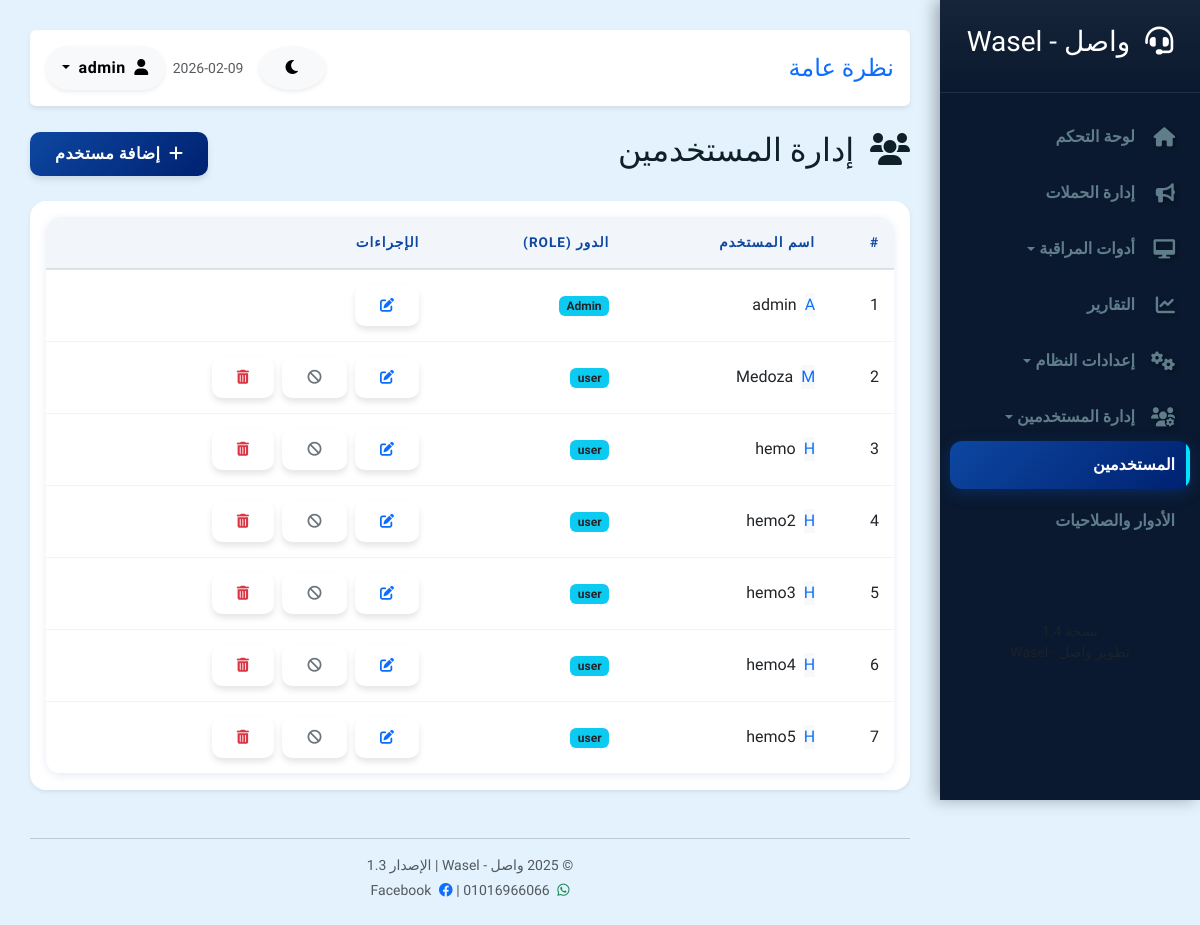
Screenshot of /users (signed in) with the database file from the repository.
### models.py (models this page shows, shortened)
class User(UserMixin, db.Model):
    id = db.Column(db.Integer, primary_key=True)
    username = db.Column(db.String(50), unique=True, nullable=False)
    password_hash = db.Column(db.String(128), nullable=False)
    role = db.Column(db.String(20), default='user')
    role_id = db.Column(db.Integer, db.ForeignKey('role.id'), nullable=True)
    is_banned = db.Column(db.Boolean, default=False) # حالة الحظر
    client_id = db.Column(db.Integer, db.ForeignKey('client.id'), nullable=True) # العميل التابع له (للنظام متعدد المستخدمين)
    @property
    def permissions(self):
        if self.role_id and self.user_role:
            return self.user_role.get_permissions()
    def can(self, resource, action='view'):
        perms = self.permissions
        user_access = perms.get(resource, 'none')
        if user_access == 'edit':
            return True
        if user_access == 'view' and action == 'view':
            return True
        return False

class Role(db.Model):
    id = db.Column(db.Integer, primary_key=True)
    name = db.Column(db.String(50), unique=True, nullable=False)
    permissions = db.Column(db.Text, default='{}') # JSON string
    users = db.relationship('User', backref='user_role', lazy=True)
    def get_permissions(self):
        try:
            return json.loads(self.permissions) if self.permissions else {}
        except:
            return {}

### app.py (the view)
@app.route('/users')
@login_required
@requires_permission('users', 'view')
def users():
    users = User.query.all()
    roles = Role.query.all()
    return render_template('users.html', users=users, roles=roles)

### app.py (called while the page is built)
@login_manager.user_loader
def load_user(user_id):
    return User.query.get(int(user_id))

def requires_permission(resource, action='view'):
    def decorator(f):
        @wraps(f)
        def decorated_function(*args, **kwargs):
            if not current_user.is_authenticated:
                return redirect(url_for('login'))
            if not current_user.can(resource, action):
                flash('ليس لديك صلاحية للقيام بهذا الإجراء', 'danger')
                return redirect(request.referrer or url_for('index'))
            return f(*args, **kwargs)
        return decorated_function
    return decorator

@app.context_processor
def inject_now():
    return {'now_date': datetime.now().strftime('%Y-%m-%d')}

### templates/users.html (shortened to what this page needs)
{% extends "base.html" %}
{% block content %}
<div class="d-flex justify-content-between align-items-center mb-4">
    <h2><i class="fas fa-users me-2"></i> إدارة المستخدمين</h2>
    {% if current_user.can('users', 'edit') %}
    <button type="button" class="btn btn-primary" data-bs-toggle="modal" data-bs-target="#addUserModal">
        <i class="fas fa-plus me-1"></i> إضافة مستخدم
    </button>
    {% endif %}
</div>
<div class="card shadow-sm">
    <div class="card-body">
        <div class="table-responsive">
            <table class="table table-hover align-middle">
                <thead class="table-light">
                    <tr>
                        <th>#</th>
                        <th>اسم المستخدم</th>
                        <th>الدور (Role)</th>
                        <th>الإجراءات</th>
                    </tr>
                </thead>
                <tbody>
                    {% for user in users %}
                    <tr>
                        <td>{{ user.id }}</td>
                        <td>
                            <div class="d-flex align-items-center">
                                <div class="avatar-circle bg-light text-primary me-2">
                                    {{ user.username[0] | upper }}
                                </div>
                                {{ user.username }}
                            </div>
                        </td>
                        <td>
                            {% if user.user_role %}
                                <span class="badge bg-info text-dark">{{ user.user_role.name }}</span>
                            {% elif user.role == 'admin' %}
                                <span class="badge bg-danger">مسؤول (Admin)</span>
                            {% else %}
                                <span class="badge bg-secondary">مستخدم (User)</span>
                            {% endif %}
                        </td>
                        <td>
                            {% if current_user.can('users', 'edit') %}
                            <button class="btn btn-sm btn-outline-primary me-1" data-bs-toggle="modal" data-bs-target="#editUserModal{{ user.id }}">
                                <i class="fas fa-edit"></i>
                            </button>
                            {% if user.id != current_user.id %}
                                {% if user.is_banned %}
                                    <a href="{{ url_for('toggle_user_ban', user_id=user.id) }}" class="btn btn-sm btn-outline-warning me-1" title="إلغاء الحظر">
                                        <i class="fas fa-user-check"></i>
                                    </a>
                                {% else %}
                                    <a href="{{ url_for('toggle_user_ban', user_id=user.id) }}" class="btn btn-sm btn-outline-secondary me-1" title="حظر المستخدم" onclick="return confirm('هل أنت متأكد من حظر هذا المستخدم؟ سيتم منعه من تسجيل الدخول.');">
                                        <i class="fas fa-ban"></i>
                                    </a>
                                {% endif %}
                                <a href="{{ url_for('delete_user', user_id=user.id) }}" class="btn btn-sm btn-outline-danger" onclick="return confirm('هل أنت متأكد من حذف هذا المستخدم؟');">
                                    <i class="fas fa-trash-alt"></i>
                                </a>
                            {% endif %}
                            {% endif %}
                        </td>
                    </tr>
                    {% else %}
                    <tr>
                        <td colspan="4" class="text-center py-4 text-muted">
                            لا يوجد مستخدمين إضافيين
                        </td>
                    </tr>
                    {% endfor %}
                </tbody>
            </table>
        </div>
    </div>
</div>
{% endblock %}

### templates/base.html (shortened to what this page needs)
<!DOCTYPE html>
<html lang="ar" dir="rtl">
<head>
    <link rel="stylesheet" href="https://cdn.jsdelivr.net/npm/bootstrap@5.3.0/dist/css/bootstrap.rtl.min.css">
    <link rel="stylesheet" href="https://cdnjs.cloudflare.com/ajax/libs/font-awesome/6.0.0/css/all.min.css">
    <link rel="stylesheet" href="{{ url_for('static', filename='css/style.css') }}">
</head>
<body>
    <div class="wrapper">
        <nav class="sidebar">
            <div class="sidebar-header">
                <h3 style="display:none;"><i class="fas fa-headset me-2"></i> واصل - Wasel</h3>
            </div>
            <ul class="list-unstyled components">
                <li class="{{ 'active' if request.endpoint == 'index' else '' }}">
                    <a href="{{ url_for('index') }}">
                        <i class="fas fa-home"></i> لوحة التحكم
                    </a>
                </li>
                {% if current_user.can('campaigns', 'view') %}
                <li class="{{ 'active' if 'campaign' in request.endpoint else '' }}">
                    <a href="{{ url_for('campaigns') }}">
                        <i class="fas fa-bullhorn"></i> إدارة الحملات
                    </a>
                </li>
                {% endif %}
                {% if current_user.can('monitor', 'view') %}
                <li>
                    <a href="#monitorSubmenu" data-bs-toggle="collapse" aria-expanded="false" class="dropdown-toggle">
                        <i class="fas fa-desktop"></i> أدوات المراقبة
                    </a>
                </li>
                {% endif %}
                {% if current_user.can('contacts', 'view') %}
                <li class="{{ 'active' if request.endpoint == 'reports' else '' }}">
                    <a href="{{ url_for('reports') }}">
                        <i class="fas fa-chart-line"></i> التقارير
                    </a>
                </li>
                {% endif %}
                {% if current_user.can('settings', 'view') or current_user.can('settings', 'edit') %}
                <li>
                    <a href="#systemSettingsSubmenu" data-bs-toggle="collapse" aria-expanded="false" class="dropdown-toggle">
                        <i class="fas fa-cogs"></i> إعدادات النظام
                    </a>
                </li>
                {% endif %}
                {% if current_user.can('users', 'view') or current_user.can('roles', 'view') %}
                <li>
                    <a href="#userManagementSubmenu" data-bs-toggle="collapse" aria-expanded="false" class="dropdown-toggle">
                        <i class="fas fa-users-cog"></i> إدارة المستخدمين
                    </a>
                    <ul class="collapse list-unstyled {{ 'show' if request.endpoint in ['users', 'roles'] else '' }}" id="userManagementSubmenu">
                        {% if current_user.can('users', 'view') %}
                        <li class="{{ 'active' if request.endpoint == 'users' else '' }}">
                            <a href="{{ url_for('users') }}">المستخدمين</a>
                        </li>
                        {% endif %}
                        {% if current_user.can('roles', 'view') %}
                        <li class="{{ 'active' if request.endpoint == 'roles' else '' }}">
                            <a href="{{ url_for('roles') }}">الأدوار والصلاحيات</a>
                        </li>
                        {% endif %}
                    </ul>
                </li>
                {% endif %}
            </ul>
            <div class="text-center mt-5 text-muted small px-3">
                <p>نسخة 1.4<br>تطوير واصل - Wasel</p>
            </div>
        </nav>
        <div class="content">
            <header class="d-flex justify-content-between align-items-center mb-4 pb-3 border-bottom bg-white p-3 rounded shadow-sm">
                <div class="d-flex align-items-center">
                    <h2 class="h4 text-primary m-0">
                        {% block header_title %}نظرة عامة{% endblock %}
                    </h2>
                </div>
                <div class="d-flex align-items-center">
                    <button class="btn btn-light rounded-circle me-2 shadow-sm" id="darkModeToggle" title="الوضع الليلي">
                        <i class="fas fa-moon"></i>
                    </button>
                    <span class="text-muted small me-2 ms-2 d-none d-md-inline">{{ now_date }}</span>
                    <div class="dropdown">
                        <button class="btn btn-light rounded-pill shadow-sm dropdown-toggle px-3" type="button" id="userDropdown" data-bs-toggle="dropdown" aria-expanded="false">
                            <i class="fas fa-user me-1"></i>
                        </button>
                    </div>
                </div>
            </header>
            <div class="toast-container position-fixed top-0 start-0 p-3" style="z-index: 1050;">
            </div>
            <div class="fade-in">
                {% block content %}{% endblock %}
            </div>
            <footer class="mt-5 text-center text-muted small">
                <hr>
                <p class="mb-1">&copy; 2025 واصل - Wasel | الإصدار 1.3</p>
                <p class="mb-0">
                    <i class="fab fa-whatsapp text-success me-1"></i> 01016966066 |
                    <a href="https://www.facebook.com/profile.php?id=61575252946157" target="_blank" class="text-decoration-none text-muted">
                        <i class="fab fa-facebook text-primary me-1"></i> Facebook
                    </a>
                </p>
            </footer>
        </div>
    </div>
</body>
</html>

### static/css/style.css (style rules this page uses)
:root { --primary-color: #0d47a1; --primary-light: #5472d3; --primary-dark: #002171; --accent-color: #00e5ff; --secondary-color: #546e7a; --success-color: #00c853; --info-color: #00b0ff; --warning-color: #ffab00; --danger-color: #d50000; --bg-body: #e3f2fd; --bg-card: #ffffff; --bg-sidebar: #0a192f; --text-main: #102027; --text-muted: #607d8b; --text-light: #ffffff; --shadow-sm: 0 2px 8px rgba(13, 71, 161, 0.1); --shadow-md: 0 5px 15px rgba(13, 71, 161, 0.15); --shadow-lg: 0 10px 25px rgba(13, 71, 161, 0.2); --shadow-3d: 5px 5px 10px #b8b9be, -5px -5px 10px #ffffff; --sidebar-width: 260px; --border-radius: 16px; --transition-speed: 0.3s; }
body { font-family: 'Cairo', sans-serif; background-color: var(--bg-body); color: var(--text-main); overflow-x: hidden; transition: background-color var(--transition-speed), color var(--transition-speed); }
.sidebar { height: 100vh; width: var(--sidebar-width); position: fixed; top: 0; right: 0; background: var(--bg-sidebar); color: var(--text-light); transition: all var(--transition-speed); z-index: 1000; box-shadow: -5px 0 15px rgba(0,0,0,0.3); overflow-y: auto; }
.sidebar-header { padding: 25px 15px; text-align: center; border-bottom: 1px solid rgba(255,255,255,0.05); background: linear-gradient(180deg, rgba(255,255,255,0.05) 0%, transparent 100%); }
.sidebar ul.components { padding: 20px 10px; }
.sidebar ul li { margin-bottom: 8px; }
.sidebar ul li a { padding: 12px 15px; display: flex; align-items: center; color: var(--text-muted); text-decoration: none; border-radius: 12px; transition: all var(--transition-speed); font-weight: 600; position: relative; overflow: hidden; }
.sidebar ul li a i { width: 30px; font-size: 1.2rem; margin-left: 10px; transition: transform var(--transition-speed); text-shadow: 2px 2px 4px rgba(0,0,0,0.3); }
.sidebar ul li.active > a { color: var(--text-light); background: linear-gradient(135deg, var(--primary-color) 0%, var(--primary-dark) 100%); box-shadow: 0 4px 15px rgba(13, 71, 161, 0.4); }
.sidebar ul li.active > a::before { content: ''; position: absolute; right: 0; top: 0; height: 100%; width: 4px; background: var(--accent-color); border-top-left-radius: 4px; border-bottom-left-radius: 4px; }
.content { margin-right: var(--sidebar-width); padding: 30px; transition: all var(--transition-speed); min-height: 100vh; }
header { background: var(--bg-card) !important; border-bottom: none !important; box-shadow: var(--shadow-sm) !important; border-radius: var(--border-radius); margin-bottom: 30px; }
.card { background: var(--bg-card); border: none; border-radius: var(--border-radius); box-shadow: var(--shadow-md); transition: all var(--transition-speed); margin-bottom: 25px; position: relative; overflow: hidden; }
.btn { border-radius: 10px; padding: 10px 25px; font-weight: 600; letter-spacing: 0.5px; transition: all 0.2s; border: none; box-shadow: 0 4px 6px rgba(0,0,0,0.1); position: relative; overflow: hidden; }
.btn-primary { background: linear-gradient(135deg, var(--primary-color) 0%, var(--primary-dark) 100%); }
.table-responsive { border-radius: var(--border-radius); box-shadow: var(--shadow-sm); background: var(--bg-card); padding: 0; overflow: hidden; }
.table { margin-bottom: 0; color: var(--text-main); }
.table thead th { background-color: rgba(13, 71, 161, 0.05); border-bottom: 2px solid rgba(0,0,0,0.1); color: var(--primary-color); font-weight: 700; text-transform: uppercase; font-size: 0.85rem; letter-spacing: 1px; padding: 15px; }
.table tbody td { padding: 15px; vertical-align: middle; border-color: rgba(0,0,0,0.05); }
.fade-in { animation: fadeIn 0.5s ease-out forwards; }

### rows the page displays
User: id "1", username "A", username "admin", user_role.name "Admin"
User: id "2", username "M", username "Medoza", user_role.name "user"
User: id "3", username "H", username "hemo", user_role.name "user"
User: id "4", username "H", username "hemo2", user_role.name "user"
User: id "5", username "H", username "hemo3", user_role.name "user"
User: id "6", username "H", username "hemo4", user_role.name "user"
User: id "7", username "H", username "hemo5", user_role.name "user"
